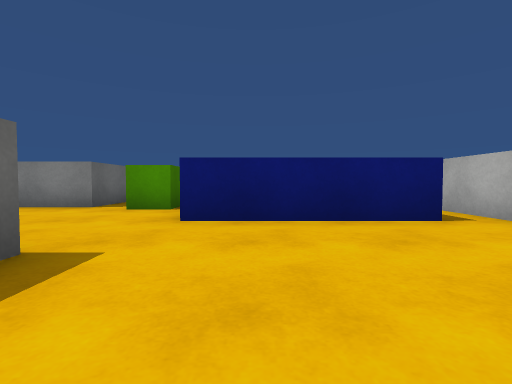
View 1 (above)

13 first-person views from a walk through a 3-D level made in the Unity game engine. The camera is 0.55 m above the floor, tilts 2° down and sees 85° across. The floor is counted in squares, 1 m on a side. Each view is taken from the middle of a square. On the plan, view 1 faces up. The plan holds only what a view shows up to about 9 squares ahead; the rest is blank. The place goes on beyond the plan. The player is left out. Surface patterns are stand-ins for the level's own textures.

View 2
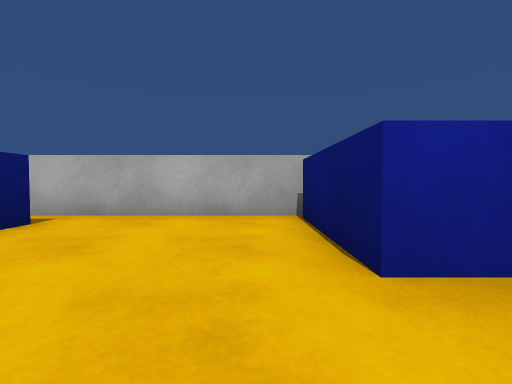

View 3
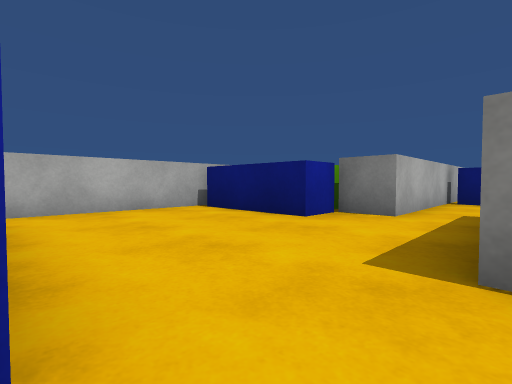

View 4
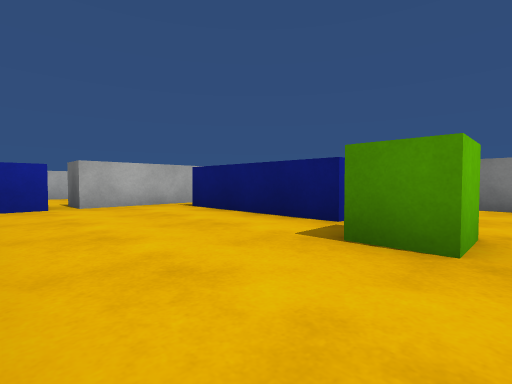

View 5
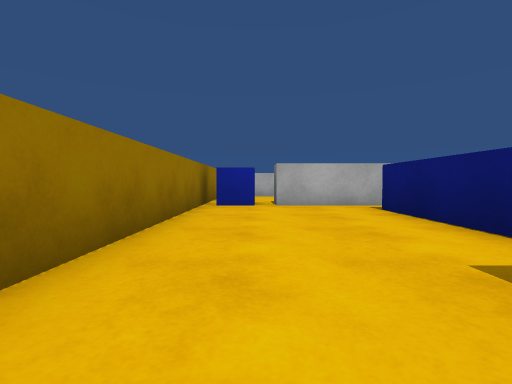

View 6
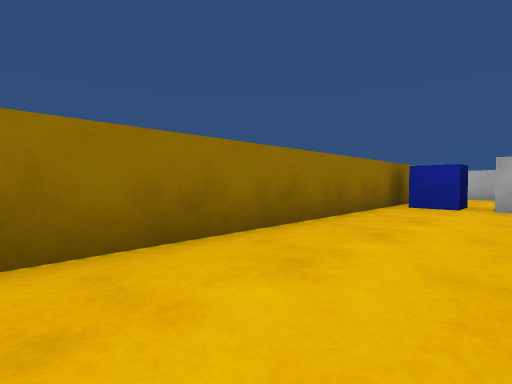

View 7
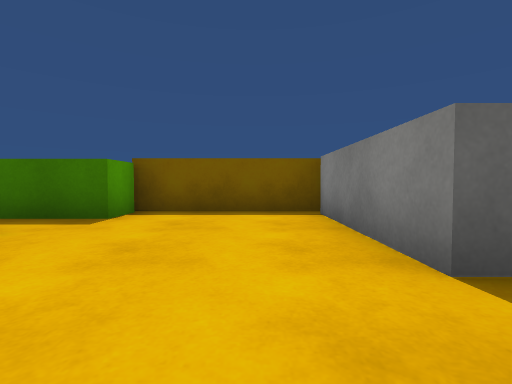

View 8
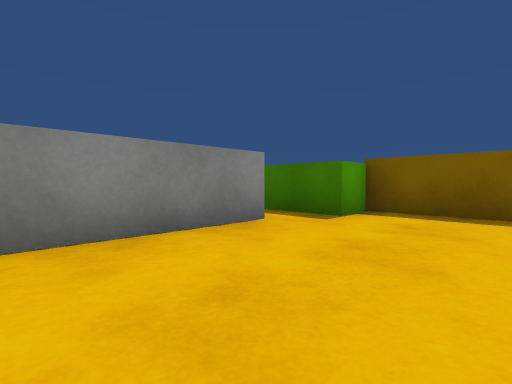

View 9
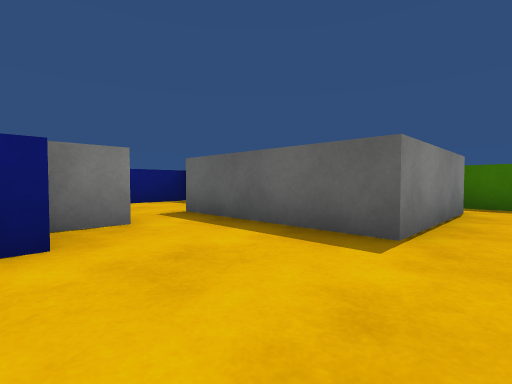

View 10
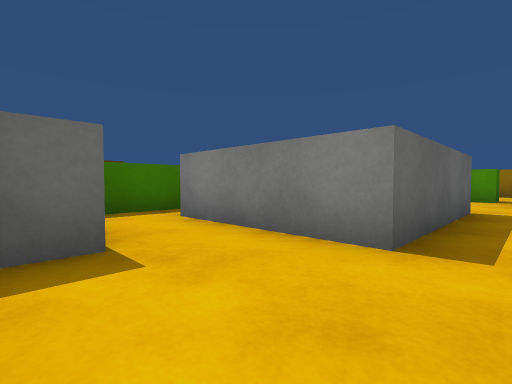

View 11
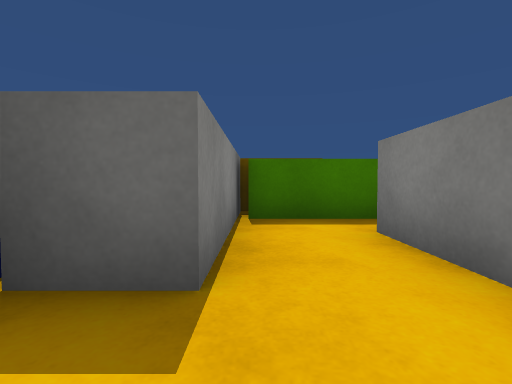

View 12
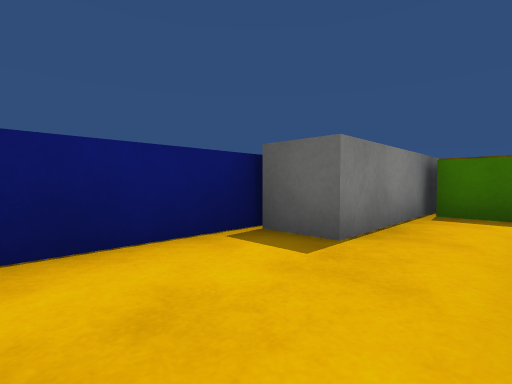

View 13
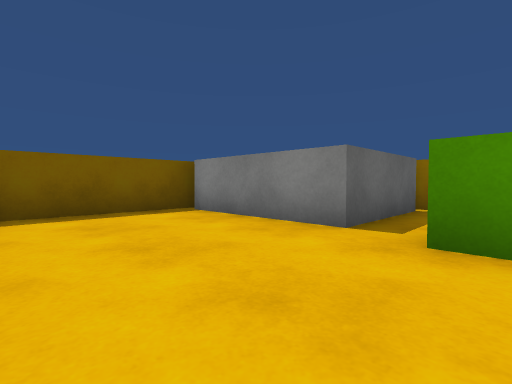

### Floor plan
Points are (right, up) in squares from view 1. A wall is a line through its corners. A room is listed if a view was taken in it or the views show most of it. See-through windows are left out.
Room 1 (views 1, 2, 9)
walls: (2.8, 4) (-1.1, 4); (-1.8, 2.1) (-1.8, -0.5); (-0.4, -0.8) (0.6, -0.8) (0.6, 0.3) (3.4, 0.3); (3.6, 0) (3.6, 5.5)
ways out: opening at (-1, 3) to room 2; opening at (3, 4.5) to room 2; opening at (-1, -1) to room 3
Room 2 (views 3, 4, 5, 6, 7, 8, 13)
walls: (-1.1, 4) (-1.1, 5.4) (2.6, 5.4); (-3.6, 9) (-3.6, 6.1) (-6.9, 6.1); (-5.1, 2.1) (-1.8, 2.1); (-7.3, 6.4) (-7.3, 2.8) (-6.2, 2.8) (-6.2, 1); (3.6, 5.5) (3.6, 7.5) (4.6, 7.5); (5.5, 9.3) (-3.7, 9.3)
ways out: opening at (-1, 3) to room 1; opening at (3, 4.5) to room 1
objects: green cube (-2, 6); blue cube (4, 8) to (4, 9)
Room 3 (views 10, 11, 12)
walls: (-1.8, -0.5) (-1.8, -1.7) (-5.1, -1.7); (-0.4, -5.5) (-0.4, -0.8); (-6.2, -1) (-6.2, -3.1); (-7.1, -3.3) (-3.4, -3.3) (-3.4, -4.5) (-0.6, -4.5)
ways out: opening at (-1, -1) to room 1

Where each view was taken, in squares from view 1:
view 1: 0 up, 0 right, facing up
view 2: 1 up, 1 left, facing right
view 3: 4 up, 2 left, facing down-right
view 4: 9 up, 3 left, facing down-right
view 5: 8 up, 3 left, facing right
view 6: 7 up, 3 left, facing up-right
view 7: 5 up, 2 left, facing left
view 8: 5 up, 2 left, facing down-left
view 9: 3 up, 1 right, facing down-left
view 10: 4 down, 1 left, facing up-left
view 11: 3 down, 2 left, facing left
view 12: 2 down, 1 left, facing down-left
view 13: 3 up, 2 left, facing up-left
